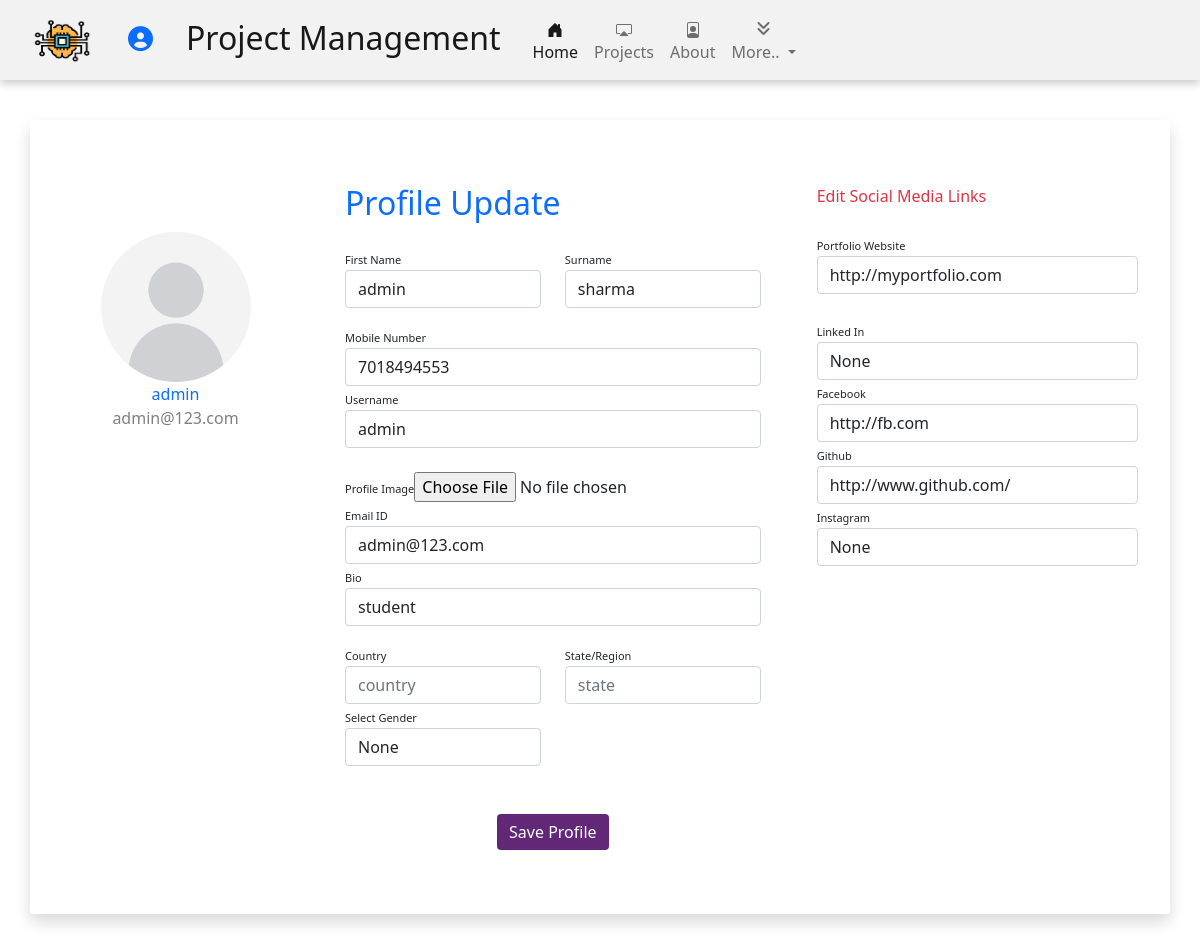
The app's page /profile-edit/1/ (signed in), older data.
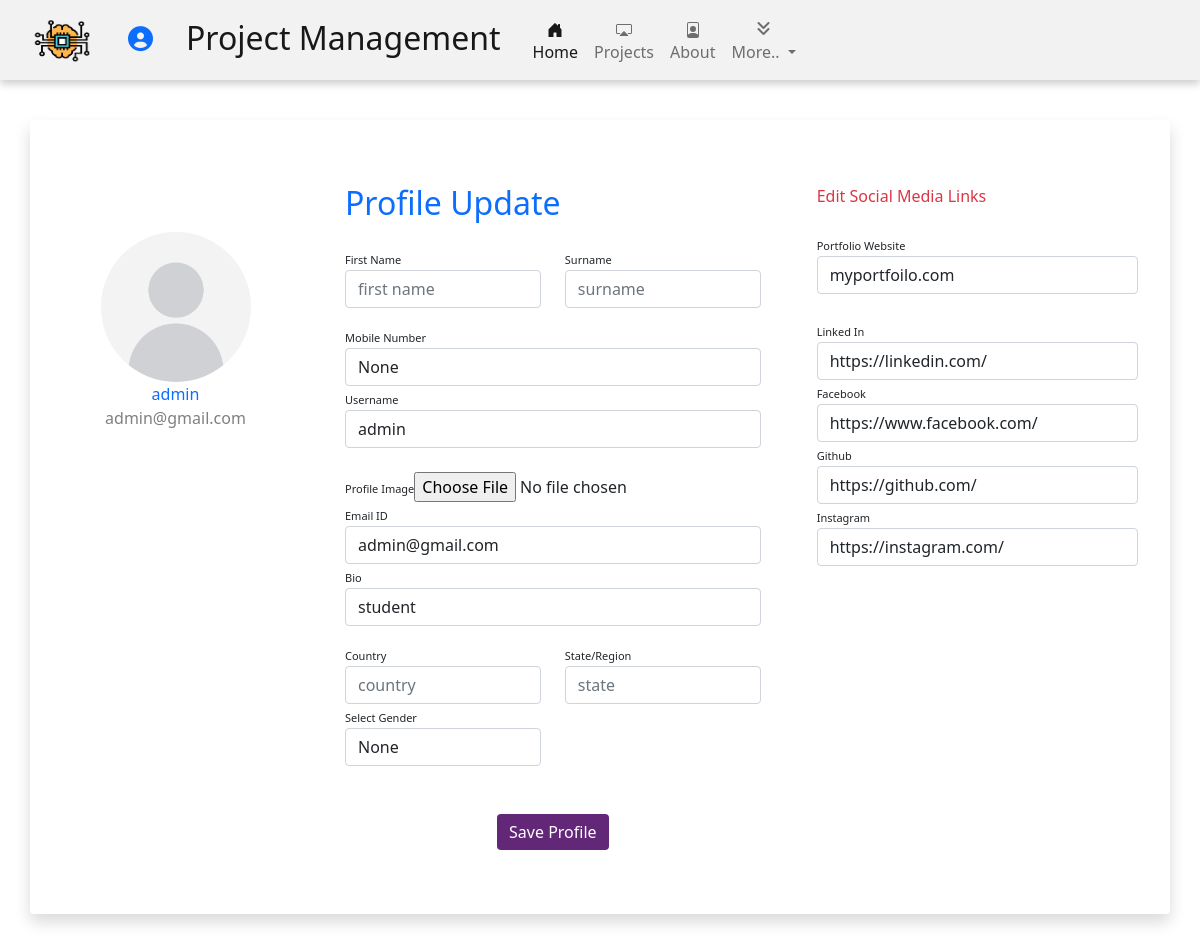
The same page, newer data.
### users/models.py (models this page shows)
class CreateAccount(AbstractUser):
    profile_img = models.ImageField(
        upload_to="profile/", null=True, blank=True)
    mobile = models.IntegerField(null=True, blank=True)
    gender = models.CharField(
        max_length=1, choices=GENDER, null=True, blank=True)
    bio = models.TextField(blank=True, null=True, default="student")
    country = models.CharField(
        blank=True, null=True, default="India", max_length=25)
    github = models.URLField(max_length=200, blank=True, default="github.com")
    fb = models.URLField(max_length=200, blank=True,
                         default="www.facebook.com")
    insta = models.URLField(max_length=200, blank=True,
                            default="instagram.com")
    linkedin = models.URLField(
        max_length=200, blank=True,   default="linkedin.com")
    website = models.URLField(
        max_length=200, blank=True, default="myportfoilo.com")

### users/views.py (the view, shortened to what this page needs)
# urls.py: path("profile-edit/<int:id>/", profileedit, name="profileedit"),
@login_required(login_url="/login/")
def profileedit(request, id):
    context = {}
    u = User.objects.get(id=id)
    context['form'] = UpdateProfileForm
    context['formvalues'] = u
    return render(request, "users/Editprofile.html", context)

### template/users/Editprofile.html (shortened to what this page needs)
{%extends 'users/Base.html'%}
{% load static %}
{%block css%}
<link rel="stylesheet" type="text/css" href={% static "css/profileedit.css" %}>
{%endblock%}
{% block body %}
{% include "app/include/navbar.html" %}
<div class="container rounded bg-white box-top mb-5 shadow p-3  bg-white rounded">
        <div class="row">
                <div class="col-md-3 border-right">
                        <div class="d-flex flex-column align-items-center text-center p-3 py-5">
                                {% if formvalues.user.profile_img %}
                                <img class="rounded-circle mt-5" width="150px"
                                        src="{{formvalues.user.profile_img.url}}">
                                {%else%}
                                <img class="rounded-circle mt-5" width="150px"
                                        src="{%static 'projectimages/avatar.png' %}" alt="">
                                {% endif %}
                                <span class="font-weight-bold text-primary">{{formvalues.username}}</span><span
                                        class="text-black-50 text-success">{{formvalues.email}}</span>
                        </div>
                </div>
                <div class="col-md-5 border-right">
                        <div class="p-3 py-5">
                                <div class="d-flex justify-content-between align-items-center mb-3">
                                        <h2 class="text-right text-primary">Profile Update</h2>
                                </div>
                                <form method="POST" enctype="multipart/form-data">{% csrf_token %}
                                        <div class="row mt-2">
                                                <div class="col-md-6"><label class="labels">First Name</label><input
                                                                type="text" class="form-control"
                                                                placeholder="first name" name="first_name"
                                                                value="{{formvalues.first_name}}"></div>
                                                <div class="col-md-6"><label class="labels">Surname</label><input
                                                                type="text" class="form-control"
                                                                value="{{formvalues.last_name}}" name="last_name"
                                                                placeholder="surname"></div>
                                        </div>
                                        <div class="row mt-3">
                                                <div class="col-md-12"><label class="labels">Mobile Number</label><input
                                                                type="text" class="form-control"
                                                                placeholder="enter phone number" name="mobile"
                                                                value="{{formvalues.mobile}}"></div>
                                                <div class="col-md-12"><label class="labels">Username</label><input
                                                                type="text" class="form-control"
                                                                placeholder="Enter username" name="username"
                                                                value="{{formvalues.username}}">
                                                </div>
                                                <div class="col-md-12"><label class="labels">Profile Image</label><input
                                                                type="file" class="form-control-file mt-4"
                                                                placeholder="enter address line 2"
                                                                value={{formvalues.user.profile_img.url}}
                                                                name="profile_img">
                                                </div>
                                                <div class="col-md-12"><label class="labels">Email ID</label><input
                                                                type="text" class="form-control"
                                                                placeholder="Enter Email id" name="email"
                                                                value="{{formvalues.email}}"></div>
                                                <div class="col-md-12"><label class="labels">Bio</label><input
                                                                type="text" class="form-control" placeholder="Bio"
                                                                name="bio" value="{{formvalues.bio}}"></div>
                                        </div>
                                        <div class="row mt-3">
                                                <div class="col-md-6"><label class="labels">Country</label><input
                                                                type="text" class="form-control" placeholder="country"
                                                                value=""></div>
                                                <div class="col-md-6"><label class="labels">State/Region</label><input
                                                                type="text" class="form-control" value=""
                                                                placeholder="state"></div>
                                                <div class="col-md-6 ">
                                                        <label class="labels">Select Gender</label>
                                                        <select name="gender" class="form-control">
                                                                <option value="N">None</option>
                                                        </select>
                                                </div>
                                        </div>
                                        <div class="mt-5 text-center"><button class="btn btn-primary profile-button"
                                                        type="submit">Save
                                                        Profile</button></div>
                        </div>
                </div>
                <div class="col-md-4">
                        <div class="p-3 py-5">
                                <div class="d-flex justify-content-between align-items-center experience text-danger">
                                        <span>Edit
                                                Social Media Links</span>
                                </div><br>
                                <div class="col-md-12"><label class="labels">Portfolio Website</label><input type="url"
                                                class="form-control" placeholder="https://userportfoilo.com"
                                                name="website" value="{{formvalues.website}}"></div> <br>
                                <div class="col-md-12"><label class="labels">Linked In</label><input type="url"
                                                class="form-control" placeholder="Enter Your Linked In url"
                                                name="linkedin" value="{{formvalues.linkedin}}"></div>
                                <div class="col-md-12"><label class="labels">Facebook</label><input type="url"
                                                class="form-control" placeholder="Enter Your Facebook url" name="fb"
                                                value="{{formvalues.fb}}"></div>
                                <div class="col-md-12"><label class="labels">Github</label><input type="url"
                                                class="form-control" placeholder="Enter Your Github url" name="github"
                                                value="{{formvalues.github}}"></div>
                                <div class="col-md-12"><label class="labels">Instagram</label><input type="url"
                                                class="form-control" placeholder="Enter Your Instagram url" name="insta"
                                                value="{{formvalues.insta}}"></div>
                        </div>
                </div>
        </div>
</div>
{%endblock%}

### template/users/Base.html (shortened to what this page needs)
<!DOCTYPE html>
<html>
{% load static %}
<head>
    <link href="https://cdn.jsdelivr.net/npm/bootstrap@5.1.3/dist/css/bootstrap.min.css" rel="stylesheet"
>
    <link rel="stylesheet" type="text/css"
        href="https://cdnjs.cloudflare.com/ajax/libs/font-awesome/6.0.0-beta3/css/all.min.css">
    {%block css%}{%endblock%}
</head>
<body>
    {% block body %}{% endblock %}
</body>
</html>

### template/app/include/navbar.html (shortened to what this page needs)
<nav class="navbar navbar-expand-lg navbar-light  fixed-top"
    style="background-color:  #f2f2f2; box-shadow: 0 4px 8px 0 rgba(0,0,0,0.2);">
    <div class="container-fluid">
        {% load static %}
        <img class="navbar-brand " src="{% static 'projectimages/logo.png' %}"
            style="margin-top: 1px; height:60px; width:100px;" />
        <div class="profile-icon">
            <a href={% url 'profilewithid' request.user.id %}><i class="fas fa-user-circle"
                    style="font-size: 25px; margin-right: 25px;"></i></a>
        </div>
        <div class="collapse navbar-collapse" id="navbarSupportedContent">
            <ul class="navbar-nav me-auto mb-2 mb-lg-0">
                <li class="nav-item">
                    <a class="nav-link navbar-brand active" href={% url "home" %}><b>
                            <h2 style="margin-top: 6px;">Project Management </h2>
                        </b></a>
                </li>
                <li class="nav-item">
                    <a class="nav-link active text-center" aria-current="page" href="#"><br>Home
                    </a>
                </li>
                <li class="nav-item">
                    <a class="nav-link text-center" aria-current="page" href="#"><br>Projects
                    </a>
                </li>
                <li class="nav-item text-center">
                    <a class="nav-link" aria-current="page" href="#"><br>About
                    </a>
                </li>
                <li class="nav-item dropdown text-center">
                    <a class="nav-link dropdown-toggle" aria-current="page" id="navbarDropdown" href="#" role="button"
                        data-bs-toggle="dropdown" aria-expanded="false"><i class="fas fa-angle-double-down"></i><br>
                        More..
                    </a>
                </li>
            </ul>
        </div>
    </div>
</nav>

### static/css/profileedit.css (style rules this page uses)
.box-top { margin-top: 120px; }
.profile-button { background: rgb(99, 39, 120); box-shadow: none; border: none }
.labels { font-size: 11px }

Row changes from the older to the newer data that the page shows:
changed CreateAccount "admin": email "admin@123.com" → "admin@gmail.com"; mobile "7018494553" → "None"; website "http://myportfolio.com" → "myportfoilo.com"; linkedin "None" → "https://linkedin.com/"; fb "http://fb.com" → "https://www.facebook.com/"; github "http://www.github.com/" → "https://github.com/"; insta "None" → "https://instagram.com/"; first_name "admin" → (not shown); last_name "sharma" → (not shown)
